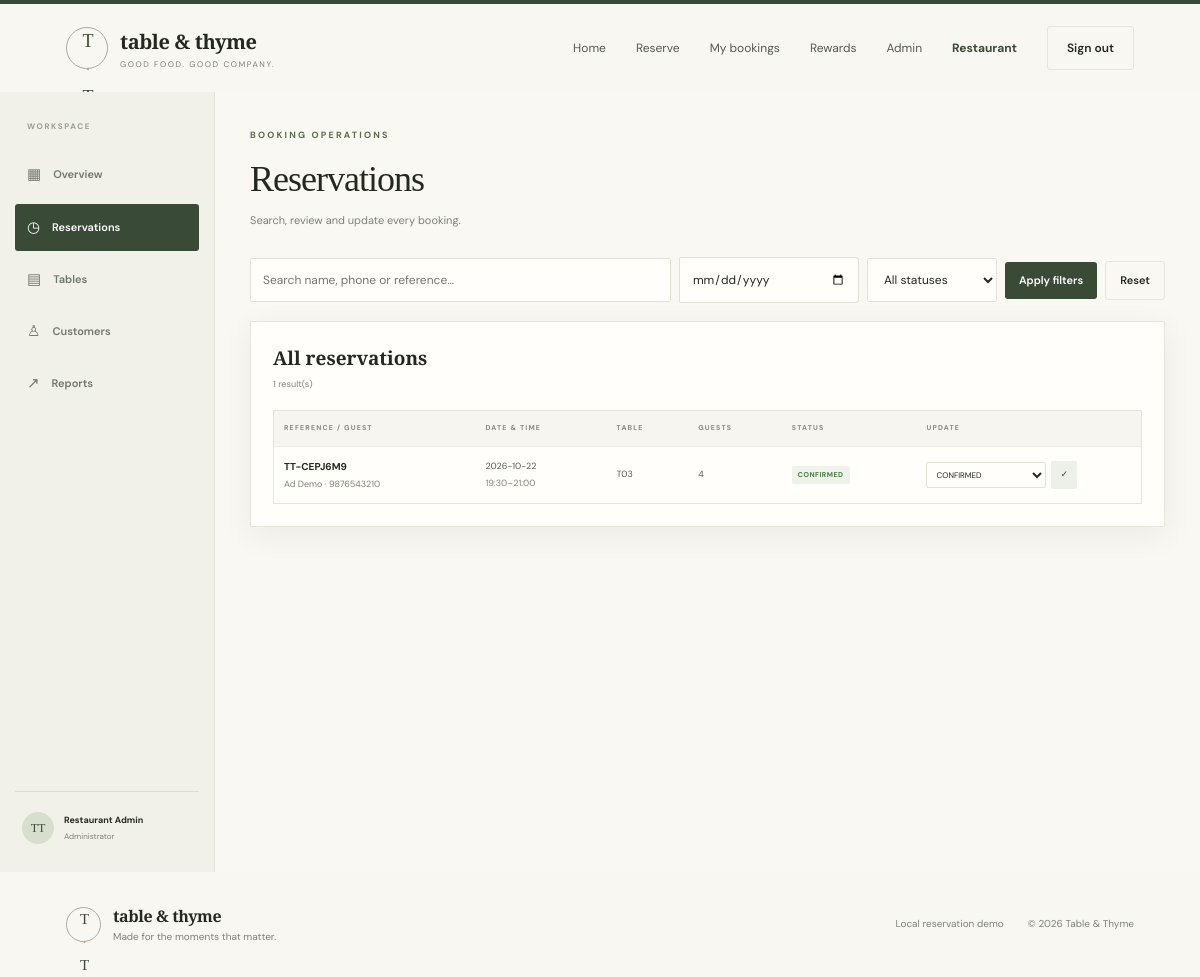
Screenshot of /admin/reservations (signed in) with the database file from the repository.
### tables this page shows
CREATE TABLE users (
    id INTEGER PRIMARY KEY AUTOINCREMENT,
    name TEXT NOT NULL,
    email TEXT NOT NULL UNIQUE COLLATE NOCASE,
    phone TEXT NOT NULL,
    password_hash TEXT NOT NULL,
    role TEXT NOT NULL DEFAULT 'customer' CHECK(role IN ('customer','admin')),
    created_at TEXT NOT NULL DEFAULT CURRENT_TIMESTAMP
);

CREATE TABLE reservations (
    id INTEGER PRIMARY KEY AUTOINCREMENT,
    reference TEXT NOT NULL UNIQUE,
    user_id INTEGER NOT NULL,
    table_id INTEGER NOT NULL,
    reservation_date TEXT NOT NULL,
    start_time TEXT NOT NULL,
    end_time TEXT NOT NULL,
    guests INTEGER NOT NULL CHECK(guests > 0),
    occasion TEXT,
    notes TEXT,
    status TEXT NOT NULL DEFAULT 'CONFIRMED'
      CHECK(status IN ('PENDING','CONFIRMED','CANCELLED','COMPLETED','NO_SHOW')),
    created_at TEXT NOT NULL DEFAULT CURRENT_TIMESTAMP,
    FOREIGN KEY(user_id) REFERENCES users(id),
    FOREIGN KEY(table_id) REFERENCES restaurant_tables(id)
);

CREATE TABLE restaurant_tables (
    id INTEGER PRIMARY KEY AUTOINCREMENT,
    table_number TEXT NOT NULL UNIQUE,
    capacity INTEGER NOT NULL CHECK(capacity > 0),
    area TEXT NOT NULL DEFAULT 'Main Dining',
    is_active INTEGER NOT NULL DEFAULT 1 CHECK(is_active IN (0,1))
);

### app.py (the view)
@app.route("/admin/reservations")
@admin_required
def admin_reservations():
    status = request.args.get("status", "")
    date_filter = request.args.get("date", "")
    q = request.args.get("q", "").strip()
    sql = """SELECT r.*, u.name AS customer_name,u.email,u.phone,t.table_number
             FROM reservations r JOIN users u ON u.id=r.user_id JOIN restaurant_tables t ON t.id=r.table_id WHERE 1=1"""
    params = []
    if status:
        sql += " AND r.status=?"; params.append(status)
    if date_filter:
        sql += " AND r.reservation_date=?"; params.append(date_filter)
    if q:
        sql += " AND (u.name LIKE ? OR r.reference LIKE ? OR u.phone LIKE ?)"
        params.extend([f"%{q}%", f"%{q}%", f"%{q}%"])
    sql += " ORDER BY r.reservation_date DESC,r.start_time DESC"
    conn = get_db()
    reservations = conn.execute(sql, params).fetchall()
    conn.close()
    return render_template("admin_reservations.html", reservations=reservations, status=status, date_filter=date_filter, q=q)

### app.py (called while the page is built)
def current_user():
    if not session.get("user_id"):
        return None
    conn = get_db()
    user = conn.execute("SELECT id,name,email,phone,role FROM users WHERE id=?", (session["user_id"],)).fetchone()
    conn.close()
    return user

@app.context_processor
def inject_globals():
    return {"current_user": current_user(), "today": date.today().isoformat()}

def admin_required(fn):
    @wraps(fn)
    def wrapper(*args, **kwargs):
        user = current_user()
        if not user or user["role"] != "admin":
            flash("Administrator access is required.", "error")
            return redirect(url_for("login"))
        return fn(*args, **kwargs)
    return wrapper

### database.py (called while the page is built)
def get_db():
    conn = sqlite3.connect(DB_PATH, timeout=10)
    conn.row_factory = sqlite3.Row
    conn.execute("PRAGMA foreign_keys = ON")
    conn.execute("PRAGMA busy_timeout = 10000")
    return conn

### templates/admin_reservations.html (shortened to what this page needs)
{% extends "base.html" %}
{% block content %}
<section class="admin-shell">
  <aside class="admin-sidebar"><div class="admin-label">WORKSPACE</div><a href="{{ url_for('admin_dashboard') }}">▦ <span>Overview</span></a><a class="active" href="{{ url_for('admin_reservations') }}">◷ <span>Reservations</span></a><a href="{{ url_for('admin_tables') }}">▤ <span>Tables</span></a><a href="{{ url_for('admin_customers') }}">♙ <span>Customers</span></a><a href="{{ url_for('admin_reports') }}">↗ <span>Reports</span></a><div class="sidebar-bottom"><div class="mini-avatar">TT</div><span><strong>Restaurant Admin</strong><small>Administrator</small></span></div></aside>
  <div class="admin-main">
    <div class="admin-page-head"><div><div class="eyebrow">BOOKING OPERATIONS</div><h1>Reservations</h1><p>Search, review and update every booking.</p></div></div>
    <form class="filter-bar" method="get"><input name="q" value="{{ q }}" placeholder="Search name, phone or reference…"><input type="date" name="date" value="{{ date_filter }}"><select name="status"><option value="">All statuses</option>{% for s in ['CONFIRMED','PENDING','CANCELLED','COMPLETED','NO_SHOW'] %}<option {{ 'selected' if status==s else '' }}>{{ s }}</option>{% endfor %}</select><button class="btn primary small">Apply filters</button><a class="btn ghost small" href="{{ url_for('admin_reservations') }}">Reset</a></form>
    <section class="panel">
      <div class="panel-head"><div><h2>All reservations</h2><p>{{ reservations|length }} result(s)</p></div></div>
      <div class="table-shell"><table><thead><tr><th>REFERENCE / GUEST</th><th>DATE & TIME</th><th>TABLE</th><th>GUESTS</th><th>STATUS</th><th>UPDATE</th></tr></thead><tbody>
      {% for r in reservations %}<tr><td><strong>{{ r.reference }}</strong><small class="cell-sub">{{ r.customer_name }} · {{ r.phone }}</small></td><td>{{ r.reservation_date }}<small class="cell-sub">{{ r.start_time }}–{{ r.end_time }}</small></td><td>{{ r.table_number }}</td><td>{{ r.guests }}</td><td><span class="status {{ r.status|lower }}">{{ r.status }}</span></td><td><form method="post" action="{{ url_for('admin_update_status', rid=r.id) }}" class="inline-update"><select name="status">{% for s in ['PENDING','CONFIRMED','CANCELLED','COMPLETED','NO_SHOW'] %}<option {{ 'selected' if r.status==s else '' }}>{{ s }}</option>{% endfor %}</select><button class="mini-submit" title="Save status">✓</button></form></td></tr>
      {% else %}<tr><td colspan="6" class="empty-cell">No reservations match those filters.</td></tr>{% endfor %}
      </tbody></table></div>
    </section>
  </div>
</section>
{% endblock %}

### templates/base.html (shortened to what this page needs)
<!doctype html>
<html lang="en">
<head>
  <link rel="stylesheet" href="{{ url_for('static', filename='css/style.css') }}">
</head>
<body>
  <header class="nav-wrap">
    <a class="brand" href="{{ url_for('index') }}">
      <span class="brand-mark">T<span>·</span>T</span>
      <span class="brand-copy"><strong>table & thyme</strong><small>GOOD FOOD. GOOD COMPANY.</small></span>
    </a>
    <nav class="nav-links">
      <a href="{{ url_for('index') }}">Home</a>
      {% if current_user %}
        <a href="{{ url_for('book') }}">Reserve</a>
        <a href="{{ url_for('my_reservations') }}">My bookings</a>
        <a href="{{ url_for('loyalty') }}">Rewards</a>
        {% if current_user.role == 'admin' %}
          <a href="{{ url_for('admin_dashboard') }}">Admin</a>
        {% endif %}
        <span class="nav-user">{{ current_user.name.split()[0] }}</span>
        <a class="nav-cta outline" href="{{ url_for('logout') }}">Sign out</a>
      {% else %}
        <a href="{{ url_for('login') }}">Sign in</a>
        <a class="nav-cta" href="{{ url_for('register') }}">Join us</a>
      {% endif %}
    </nav>
  </header>
  <main>
    {% block content %}{% endblock %}
  </main>
  <footer class="footer">
    <div class="footer-brand"><span class="brand-mark">T<span>·</span>T</span><span><strong>table & thyme</strong><small>Made for the moments that matter.</small></span></div>
    <div class="footer-right"><span>Local reservation demo</span><span>© 2026 Table & Thyme</span></div>
  </footer>
</body>
</html>

### rows the page displays
users: name "Restaurant"
reservations: reference "TT-CEPJ6M9", customer_name "Ad Demo", phone "9876543210", reservation_date "2026-10-22", start_time "19:30", end_time "21:00", table_number "T03", guests "4", status "CONFIRMED"

### other values shown
{{ reservations|length }} "1"
form field status "CONFIRMED"
